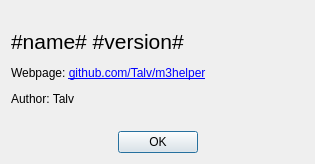
<?xml version="1.0" encoding="UTF-8"?>
<ui version="4.0">
 <class>About</class>
 <widget class="QDialog" name="About">
  <property name="geometry">
   <rect>
    <x>0</x>
    <y>0</y>
    <width>315</width>
    <height>164</height>
   </rect>
  </property>
  <property name="windowTitle">
   <string>About</string>
  </property>
  <layout class="QVBoxLayout" name="verticalLayout">
   <item>
    <widget class="QLabel" name="aboutLbl">
     <property name="text">
      <string>&lt;html&gt;&lt;head/&gt;&lt;body&gt;&lt;p&gt;&lt;span style=&quot; font-size:16pt;&quot;&gt;#name# #version#&lt;/span&gt;&lt;/p&gt;&lt;p&gt;Webpage: &lt;a href=&quot;https://github.com/Talv/m3helper&quot;&gt;&lt;span style=&quot; text-decoration: underline; color:#0000ff;&quot;&gt;github.com/Talv/m3helper&lt;/span&gt;&lt;/a&gt;&lt;/p&gt;&lt;p&gt;Author: Talv&lt;/p&gt;&lt;/body&gt;&lt;/html&gt;</string>
     </property>
    </widget>
   </item>
   <item>
    <widget class="QDialogButtonBox" name="buttonBox">
     <property name="standardButtons">
      <set>QDialogButtonBox::Ok</set>
     </property>
     <property name="centerButtons">
      <bool>true</bool>
     </property>
    </widget>
   </item>
  </layout>
 </widget>
 <resources/>
 <connections>
  <connection>
   <sender>buttonBox</sender>
   <signal>accepted()</signal>
   <receiver>About</receiver>
   <slot>accept()</slot>
   <hints>
    <hint type="sourcelabel">
     <x>192</x>
     <y>189</y>
    </hint>
    <hint type="destinationlabel">
     <x>192</x>
     <y>107</y>
    </hint>
   </hints>
  </connection>
 </connections>
</ui>
